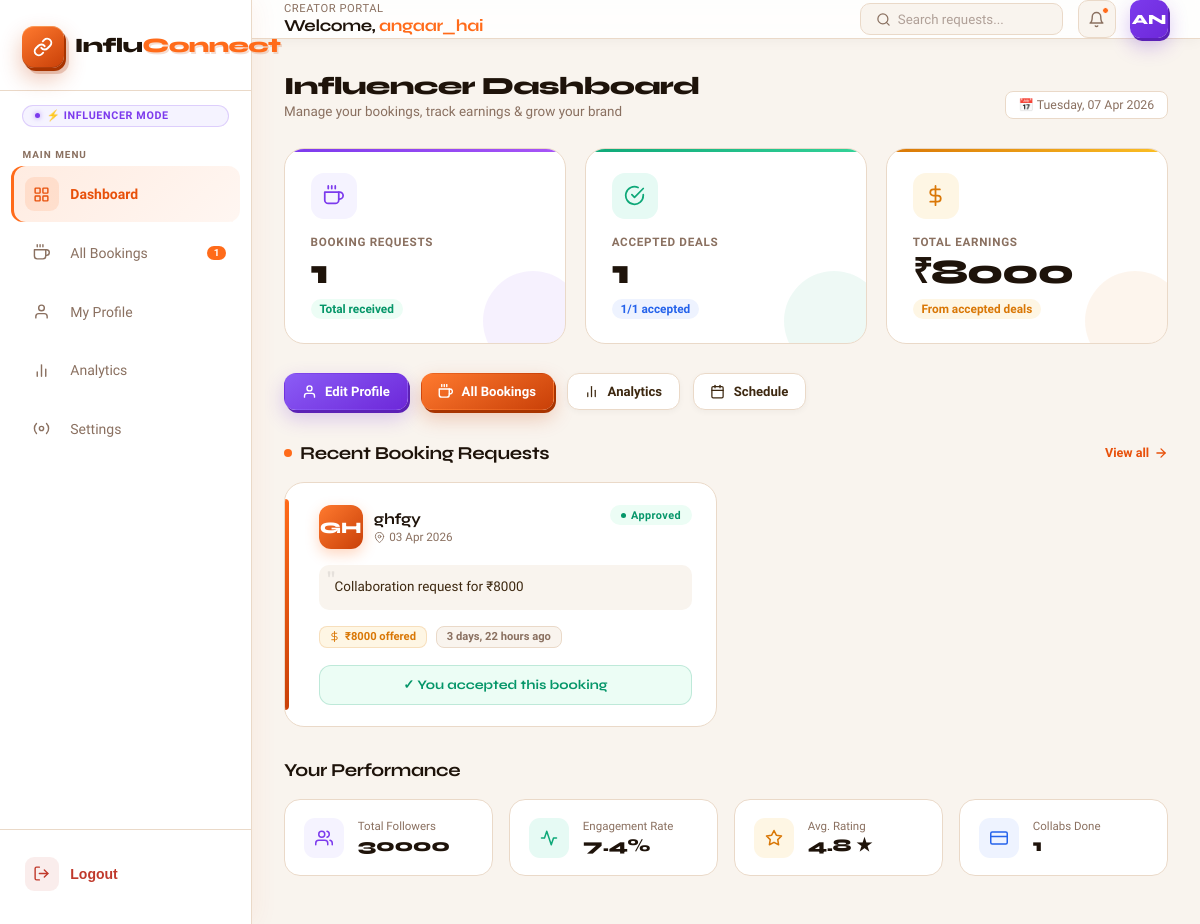
The page /influencers/dashboard/ (signed in) on the database as committed earlier.
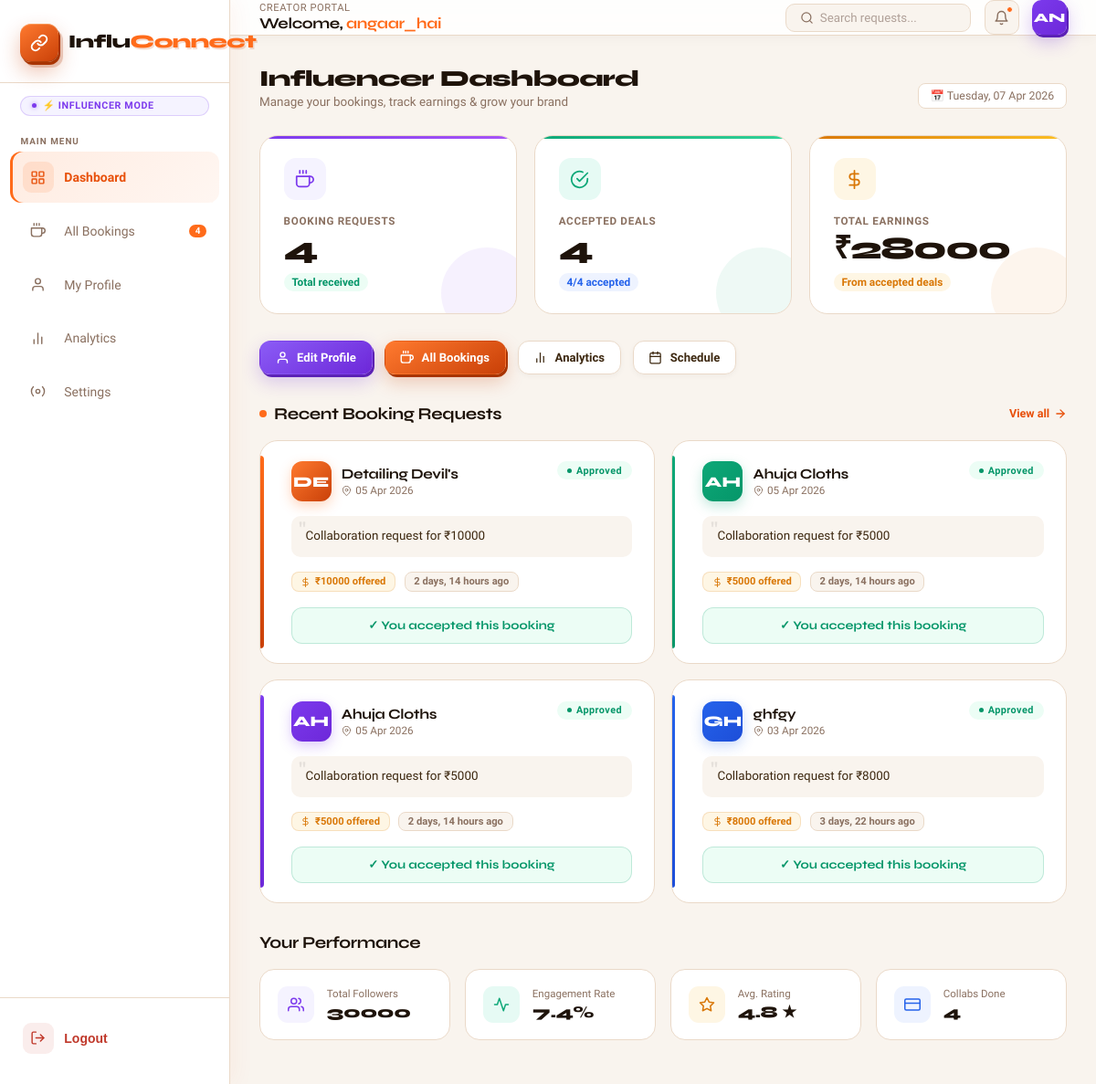
The same page on the database as committed later.
### bookings/models.py (models this page shows, shortened)
class Booking(models.Model):
    STATUS_CHOICES = [
        ('pending', 'Pending'),
        ('approved', 'Approved'),
        ('rejected', 'Rejected'),
    ]
    shopkeeper = models.ForeignKey(
        settings.AUTH_USER_MODEL,
        on_delete=models.CASCADE,
        related_name='shop_bookings'
    )
    influencer = models.ForeignKey(
        'influencers.InfluencerProfile',
        on_delete=models.CASCADE,
        related_name='influencer_bookings'
    )
    business_name = models.CharField(max_length=200, default="")
    message = models.TextField(default="")
    category = models.CharField(max_length=100, default="")
    location = models.CharField(max_length=200, blank=True, null=True)
    amount = models.PositiveIntegerField(default=0)
    booking_date = models.DateField(null=True, blank=True)
    booking_time = models.TimeField(null=True, blank=True)
    status = models.CharField(
        max_length=20,
        choices=STATUS_CHOICES,
        default='pending'
    )
    created_at = models.DateTimeField(auto_now_add=True)

### influencers/views.py (the view)
# urls.py: path('dashboard/', views.influencer_dashboard, name='dashboard'),
@login_required
def influencer_dashboard(request):
    profile, created = InfluencerProfile.objects.get_or_create(user=request.user)
    total_bookings = Booking.objects.filter(influencer=profile).count()
    accepted_bookings = Booking.objects.filter(influencer=profile, status='approved').count()
    total_earnings = Booking.objects.filter(influencer=profile, status='approved').aggregate(
        total=models.Sum('amount'))['total'] or 0
    recent_bookings = Booking.objects.filter(influencer=profile).order_by('-created_at')[:5]
    return render(request, 'influencers/dashboard.html', {
        'profile': profile,
        'total_requests': total_bookings,
        'accepted_requests': accepted_bookings,
        'total_earnings': total_earnings,
        'bookings': recent_bookings,
    })

### templates/influencers/dashboard.html (shortened to what the changed rows need)
<!DOCTYPE html>
<html lang="en">
<head>
</head>
<body>
<aside class="sidebar" id="sidebar">
  <ul class="nav-menu">
    <li class="nav-item">
      <a href="{% url 'bookings:all_bookings' %}" class="nav-link">
        <span class="nav-icon">
        </span>
        All Bookings
        <span class="nav-badge">{{ total_requests }}</span>
      </a>
    </li>
  </ul>
</aside>
<div class="main-wrap">
  <main class="page-content">
    <div class="page-header">
      <div>
        <h1 class="page-title">Influencer Dashboard</h1>
      </div>
    </div>
    <div class="stats-grid">
      <div class="stat-card violet">
        <div class="stat-icon">
        </div>
        <p class="stat-label">Booking Requests</p>
        <p class="stat-value">{{ total_requests }}</p>
        <span class="stat-meta up">Total received</span>
      </div>
      <div class="stat-card teal">
        <div class="stat-icon">
          <svg viewBox="0 0 24 24" fill="none" stroke="currentColor" stroke-width="2" stroke-linecap="round" stroke-linejoin="round">
            <path d="M22 11.08V12a10 10 0 1 1-5.93-9.14"/>
            <polyline points="22 4 12 14.01 9 11.01"/>
          </svg>
        </div>
        <p class="stat-label">Accepted Deals</p>
        <p class="stat-value">{{ accepted_requests }}</p>
        <span class="stat-meta info">
          {% if total_requests > 0 %}{{ accepted_requests }}/{{ total_requests }} accepted{% else %}No requests yet{% endif %}
        </span>
      </div>
      <div class="stat-card amber">
        <div class="stat-icon">
          <svg viewBox="0 0 24 24" fill="none" stroke="currentColor" stroke-width="2" stroke-linecap="round" stroke-linejoin="round">
            <line x1="12" y1="1" x2="12" y2="23"/>
            <path d="M17 5H9.5a3.5 3.5 0 0 0 0 7h5a3.5 3.5 0 0 1 0 7H6"/>
          </svg>
        </div>
        <p class="stat-label">Total Earnings</p>
        <p class="stat-value">₹{{ total_earnings }}</p>
        <span class="stat-meta earn">From accepted deals</span>
      </div>
    </div>
    <div class="section-hdr">
      <h2 class="section-title"><span class="live-dot"></span>Recent Booking Requests</h2>
    </div>
    <div class="requests-grid">
      {% if bookings %}
        {% for booking in bookings %}
        <div class="req-card">
          <div class="req-top">
            <div class="req-shop-info">
              <div class="shop-avatar">{{ booking.business_name|slice:":2"|upper }}</div>
              <div>
                <div class="shop-name">{{ booking.business_name }}</div>
                <div class="shop-location">
                  <svg viewBox="0 0 24 24" fill="none" stroke="currentColor" stroke-width="2" stroke-linecap="round" stroke-linejoin="round">
                    <path d="M21 10c0 7-9 13-9 13s-9-6-9-13a9 9 0 0 1 18 0z"/>
                    <circle cx="12" cy="10" r="3"/>
                  </svg>
                  {{ booking.created_at|date:"d M Y" }}
                </div>
              </div>
            </div>
            <span class="status-pill
              {% if booking.status == 'pending' %}pending
              {% elif booking.status == 'approved' or booking.status == 'accepted' %}accepted
              {% elif booking.status == 'rejected' %}rejected{% endif %}">
              {% if booking.status == 'approved' or booking.status == 'accepted' %}Approved
              {% else %}{{ booking.status|capfirst }}{% endif %}
            </span>
          </div>
          <div class="req-message">Collaboration request for ₹{{ booking.amount }}</div>
          <div class="req-meta">
            <span class="meta-tag price">
              <svg viewBox="0 0 24 24" fill="none" stroke="currentColor" stroke-width="2" stroke-linecap="round" stroke-linejoin="round">
                <line x1="12" y1="1" x2="12" y2="23"/>
                <path d="M17 5H9.5a3.5 3.5 0 0 0 0 7h5a3.5 3.5 0 0 1 0 7H6"/>
              </svg>
              ₹{{ booking.amount }} offered
            </span>
            <span class="meta-tag">{{ booking.created_at|timesince }} ago</span>
          </div>
          <div class="req-actions">
            {% if booking.status == 'pending' %}
              <form method="POST" action="{% url 'bookings:approve_booking' booking.id %}">
                {% csrf_token %}
                <button type="submit" class="btn-accept">
                  <svg viewBox="0 0 24 24" fill="none" stroke="currentColor" stroke-width="2.5" stroke-linecap="round" stroke-linejoin="round">
                    <polyline points="20 6 9 17 4 12"/>
                  </svg>
                  Accept
                </button>
              </form>
              <form method="POST" action="{% url 'bookings:reject_booking' booking.id %}">
                {% csrf_token %}
                <button type="submit" class="btn-reject">
                  <svg viewBox="0 0 24 24" fill="none" stroke="currentColor" stroke-width="2.5" stroke-linecap="round" stroke-linejoin="round">
                    <line x1="18" y1="6" x2="6" y2="18"/><line x1="6" y1="6" x2="18" y2="18"/>
                  </svg>
                  Reject
                </button>
              </form>
            {% else %}
              <div class="req-actioned-msg
                {% if booking.status == 'approved' or booking.status == 'accepted' %}actioned-accepted
                {% else %}actioned-rejected{% endif %}">
                {% if booking.status == 'approved' or booking.status == 'accepted' %}✓ You accepted this booking
                {% else %}✕ You rejected this booking{% endif %}
              </div>
            {% endif %}
          </div>
        </div>
        {% endfor %}
      {% endif %}
    </div>
    <div class="perf-section">
      <div class="section-hdr">
        <h2 class="section-title">Your Performance</h2>
      </div>
      <div class="perf-grid">
        <div class="perf-card">
          <div>
            <div class="perf-lbl">Collabs Done</div>
            <div class="perf-val">{{ accepted_requests }}</div>
          </div>
        </div>
      </div>
    </div>
  </main>
</div>
</body>
</html>

Rows that differ between the two databases and show on the page:
added Booking: business_name "DE", business_name "Detailing Devil's", created_at "05 Apr 2026", status "Approved", amount "10000", created_at "2 days, 14 hours"
added Booking: business_name "AH", business_name "Ahuja Cloths", created_at "05 Apr 2026", status "Approved", amount "5000", created_at "2 days, 14 hours"
added Booking: business_name "AH", business_name "Ahuja Cloths", created_at "05 Apr 2026", status "Approved", amount "5000", created_at "2 days, 14 hours"
Other text that changed with them:
{{ total_requests }}: "1" → "4"
{{ accepted_requests }}: "1" → "4"
{{ total_earnings }}: "8000" → "28000"
